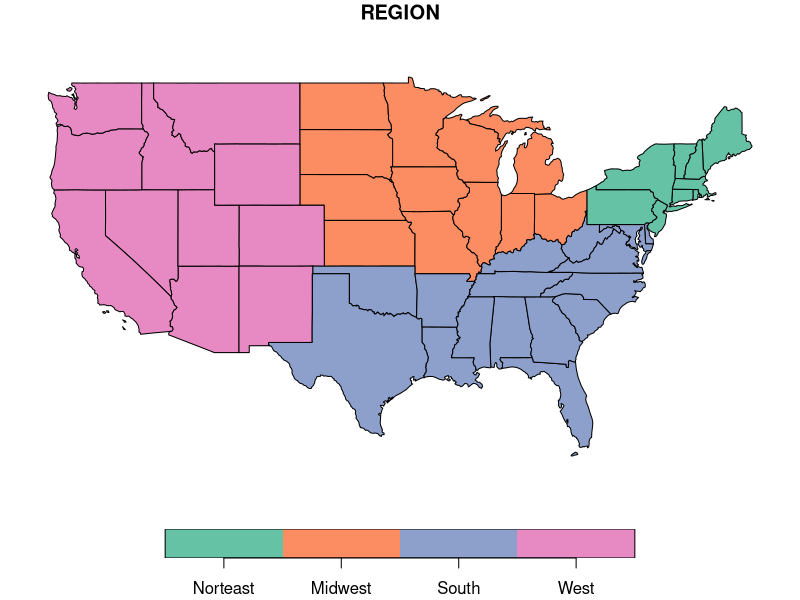

Source code (R):
library(spData)


### Name: us_states
### Title: US states polygons
### Aliases: us_states
### Keywords: datasets sf

### ** Examples

if (requireNamespace("sf", quietly = TRUE)) {
  library(sf)
  data(us_states)

  plot(us_states["REGION"])
}
